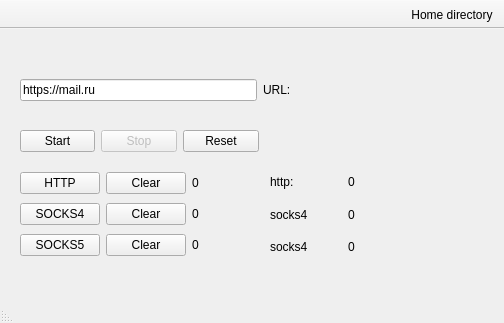
<?xml version="1.0" encoding="UTF-8"?>
<ui version="4.0">
 <class>MainWindow</class>
 <widget class="QMainWindow" name="MainWindow">
  <property name="geometry">
   <rect>
    <x>0</x>
    <y>0</y>
    <width>504</width>
    <height>323</height>
   </rect>
  </property>
  <property name="windowTitle">
   <string>ProxyChecker</string>
  </property>
  <property name="layoutDirection">
   <enum>Qt::RightToLeft</enum>
  </property>
  <property name="autoFillBackground">
   <bool>false</bool>
  </property>
  <widget class="QWidget" name="centralwidget">
   <widget class="QWidget" name="layoutWidget1">
    <property name="geometry">
     <rect>
      <x>20</x>
      <y>50</y>
      <width>271</width>
      <height>22</height>
     </rect>
    </property>
    <layout class="QHBoxLayout" name="url_setting">
     <item>
      <widget class="QLabel" name="url">
       <property name="text">
        <string>URL:</string>
       </property>
      </widget>
     </item>
     <item>
      <widget class="QLineEdit" name="url_field">
       <property name="text">
        <string>https://mail.ru</string>
       </property>
      </widget>
     </item>
    </layout>
   </widget>
   <widget class="QWidget" name="layoutWidget2">
    <property name="geometry">
     <rect>
      <x>20</x>
      <y>100</y>
      <width>239</width>
      <height>25</height>
     </rect>
    </property>
    <layout class="QHBoxLayout" name="managment">
     <item>
      <widget class="QPushButton" name="reset_button">
       <property name="text">
        <string>Reset</string>
       </property>
      </widget>
     </item>
     <item>
      <widget class="QPushButton" name="stop_btn">
       <property name="enabled">
        <bool>false</bool>
       </property>
       <property name="text">
        <string>Stop</string>
       </property>
      </widget>
     </item>
     <item>
      <widget class="QPushButton" name="start_btn">
       <property name="text">
        <string>Start</string>
       </property>
      </widget>
     </item>
    </layout>
   </widget>
   <widget class="QWidget" name="layoutWidget4">
    <property name="geometry">
     <rect>
      <x>270</x>
      <y>140</y>
      <width>151</width>
      <height>91</height>
     </rect>
    </property>
    <layout class="QGridLayout" name="statistic">
     <item row="2" column="1">
      <widget class="QLabel" name="good_socks5">
       <property name="text">
        <string>0</string>
       </property>
      </widget>
     </item>
     <item row="1" column="1">
      <widget class="QLabel" name="good_socks4">
       <property name="text">
        <string>0</string>
       </property>
      </widget>
     </item>
     <item row="0" column="1">
      <widget class="QLabel" name="good_http">
       <property name="text">
        <string>0</string>
       </property>
      </widget>
     </item>
     <item row="0" column="2">
      <widget class="QLabel" name="label">
       <property name="text">
        <string>http:</string>
       </property>
      </widget>
     </item>
     <item row="1" column="2">
      <widget class="QLabel" name="label_2">
       <property name="text">
        <string>socks4</string>
       </property>
      </widget>
     </item>
     <item row="2" column="2">
      <widget class="QLabel" name="label_3">
       <property name="text">
        <string>socks4</string>
       </property>
      </widget>
     </item>
    </layout>
   </widget>
   <widget class="QWidget" name="gridLayoutWidget">
    <property name="geometry">
     <rect>
      <x>20</x>
      <y>140</y>
      <width>191</width>
      <height>91</height>
     </rect>
    </property>
    <layout class="QGridLayout" name="gridLayout">
     <item row="2" column="2">
      <widget class="DragButton" name="import_socks5">
       <property name="text">
        <string>SOCKS5</string>
       </property>
      </widget>
     </item>
     <item row="1" column="2">
      <widget class="DragButton" name="import_socks4">
       <property name="text">
        <string>SOCKS4</string>
       </property>
      </widget>
     </item>
     <item row="0" column="2">
      <widget class="DragButton" name="import_http">
       <property name="text">
        <string>HTTP</string>
       </property>
      </widget>
     </item>
     <item row="0" column="1">
      <widget class="QPushButton" name="clear_http">
       <property name="text">
        <string>Clear</string>
       </property>
      </widget>
     </item>
     <item row="1" column="1">
      <widget class="QPushButton" name="clear_socks4">
       <property name="text">
        <string>Clear</string>
       </property>
      </widget>
     </item>
     <item row="2" column="1">
      <widget class="QPushButton" name="clear_socks5">
       <property name="text">
        <string>Clear</string>
       </property>
      </widget>
     </item>
     <item row="0" column="0">
      <widget class="QLabel" name="http_count">
       <property name="text">
        <string>0</string>
       </property>
      </widget>
     </item>
     <item row="1" column="0">
      <widget class="QLabel" name="socks5_count">
       <property name="text">
        <string>0</string>
       </property>
      </widget>
     </item>
     <item row="2" column="0">
      <widget class="QLabel" name="socks4_count">
       <property name="text">
        <string>0</string>
       </property>
      </widget>
     </item>
    </layout>
   </widget>
  </widget>
  <widget class="QStatusBar" name="statusBar"/>
  <widget class="QToolBar" name="toolBar">
   <property name="enabled">
    <bool>true</bool>
   </property>
   <property name="windowTitle">
    <string>toolBar</string>
   </property>
   <property name="autoFillBackground">
    <bool>true</bool>
   </property>
   <property name="movable">
    <bool>false</bool>
   </property>
   <property name="allowedAreas">
    <set>Qt::AllToolBarAreas</set>
   </property>
   <property name="orientation">
    <enum>Qt::Horizontal</enum>
   </property>
   <property name="toolButtonStyle">
    <enum>Qt::ToolButtonIconOnly</enum>
   </property>
   <property name="floatable">
    <bool>true</bool>
   </property>
   <attribute name="toolBarArea">
    <enum>TopToolBarArea</enum>
   </attribute>
   <attribute name="toolBarBreak">
    <bool>false</bool>
   </attribute>
   <addaction name="home_directory"/>
  </widget>
  <action name="home_directory">
   <property name="icon">
    <iconset>
     <normaloff>../../resources/Folder.ico</normaloff>../../resources/Folder.ico</iconset>
   </property>
   <property name="text">
    <string>Home directory</string>
   </property>
  </action>
 </widget>
 <customwidgets>
  <customwidget>
   <class>DragButton</class>
   <extends>QPushButton</extends>
   <header>ui/forms/drag_button</header>
  </customwidget>
 </customwidgets>
 <resources/>
 <connections/>
</ui>
